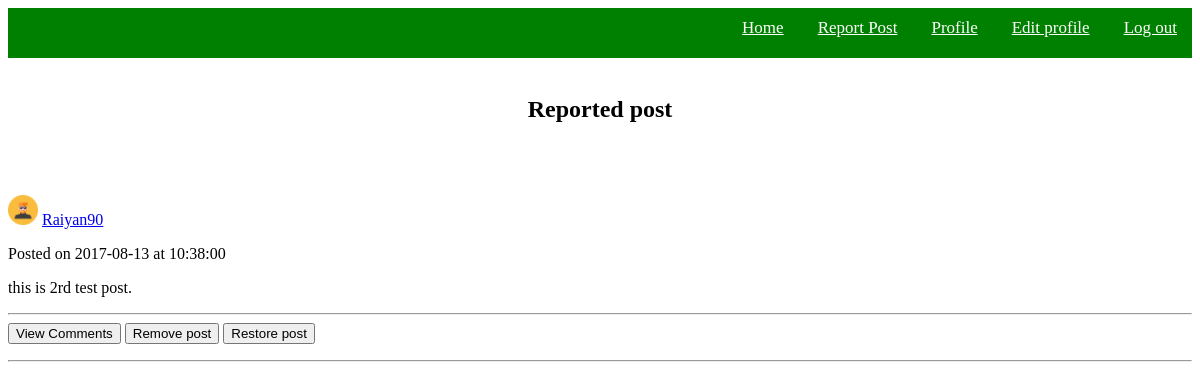
The page /ReportPost.php on the database its author committed.
### tables this page shows
CREATE TABLE `post` (
  `PostId` int(15) NOT NULL,
  `UserID` int(15) NOT NULL,
  `PostDescription` text NOT NULL,
  `PostDate` date NOT NULL,
  `PostTime` time NOT NULL,
  `PostArea` varchar(20) NOT NULL,
  `PostType` varchar(20) NOT NULL,
  `PostStatus` tinyint(1) NOT NULL,
  `PostImage` text
);

CREATE TABLE `user` (
  `UserId` int(11) NOT NULL,
  `UserName` varchar(20) NOT NULL,
  `FirstName` varchar(15) NOT NULL,
  `LastName` varchar(15) DEFAULT NULL,
  `Email` varchar(30) NOT NULL,
  `Mobile` varchar(15) NOT NULL,
  `password` varchar(20) NOT NULL,
  `DateOfBirth` date NOT NULL,
  `UserType` varchar(15) NOT NULL,
  `UserStatus` tinyint(1) NOT NULL,
  `Image` text
);

### db_rw.php (called while the page is built, shortened)
<?php
function getJSONFromDB($sql){
	$conn = mysqli_connect("localhost", "root", "","poultry_management");
	$result = mysqli_query($conn, $sql)or die(mysqli_error($$conn));
	$arr=array();
	while($row = mysqli_fetch_assoc($result)) {
		$arr[]=$row;
	}
	return json_encode($arr);
}
?>

### ReportPost.php (the view, shortened to what this page needs)
<?php
require("db_rw.php");
?>
<!DOCTYPE html>
<html lang="en">
    <head>
	</head>
	<body>
		<br>
		<div >
			<div>
				<div>
                    <h2 style="text-align:center">Reported post</h2>
                    <?php
					$sql="SELECT * FROM `post` WHERE `post`.`PostStatus`='0';";
                    $result=getJSONFromDB($sql);
                    $jsn=json_decode($result);
                    for($i=0;$i<sizeof($jsn);$i++){
                        $sql1="SELECT * FROM `user` WHERE `user`.`UserId` = '".$jsn[$i]->UserID."' ;";
                        $result1=getJSONFromDB($sql1);
                        $jsn1=json_decode($result1);
                        echo "
                            <br><br>
                            <p >
                                <img src='if_Man-16_379442.png' hight='30px' width='30px'>
                                <a href='#'>".$jsn1[0]->UserName."</a>
                            </p>
                            <p>
                                Posted on ".$jsn[$i]->PostDate." at ".$jsn[$i]->PostTime."
                            </p>
                            <p>".$jsn[$i]->PostDescription."</p>
                            <hr>
                            <div >
                                <input type='button' onclick='Viewcomment(".$jsn[$i]->PostId.")' name='btcomment' value='View Comments'>
                                <input type='button' onclick='Removepost(".$jsn[$i]->PostId.")' name='btremove' value='Remove post'>
                                <input type='button' onclick='Restore(".$jsn[$i]->PostId.")' name='btrestor' value='Restore post'>
                            </div>
                            <p id='comment'></p>
                            <hr>";
                    }
                    ?>
                </div>
			</div>
		</div>
	</body>

### rows shown on the page
post: UserID.UserName "Raiyan90", PostDate "2017-08-13", PostTime "10:38:00", PostDescription "this is 2rd test post."
